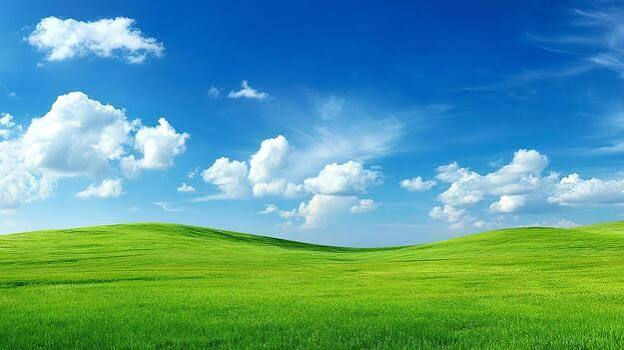
#> input picture FCV/lab_1/image.jpg, 624 x 350 px, found by its file name
$ python q6.py
#> lines starting #> are read from the running program, lines starting #| are printed output that depends on the picture
import cv2 as cv
# write a simple programme to rotate an image
image = cv.imread(r"D:\aiml_b\lab_1\image.jpg")
#> image is the input picture: shape (350, 624, 3); mean B, G, R 148.6, 155.9, 86.9
grey = cv.cvtColor(image,cv.COLOR_BGR2GRAY)
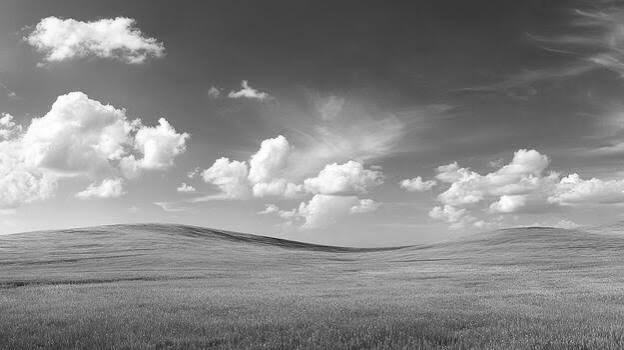
#> grey: shape (350, 624); min 29, max 255, mean 134.4
cv.imshow('display',cv.rotate(grey,cv.ROTATE_90_CLOCKWISE))
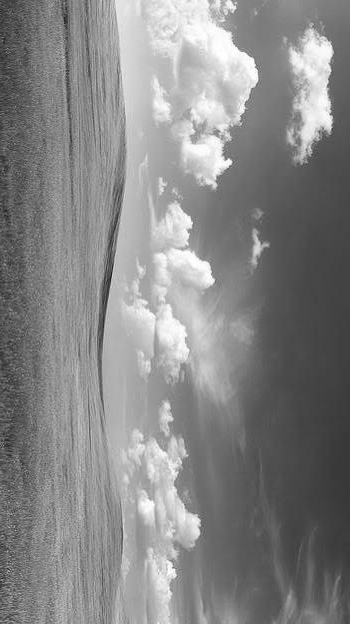
#> window 'display': shape (624, 350); min 29, max 255, mean 134.4
cv.waitKey(0)
cv.destroyAllWindows()

$ run again, with FCV/lab_1/rectangle.png saved as FCV/lab_1/image.jpg
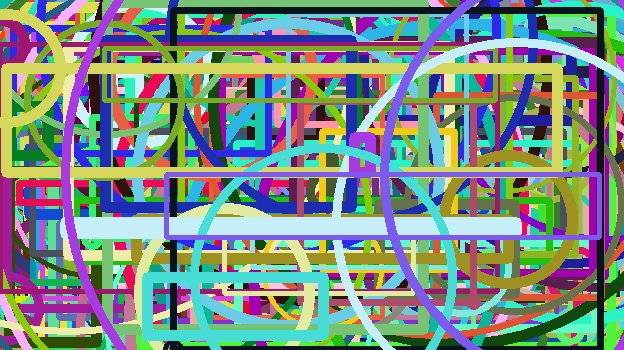
#> input picture FCV/lab_1/rectangle.png, 624 x 350 px, found by its file name
#> image is the input picture: shape (350, 624, 3); mean B, G, R 132.1, 140.4, 123.9
#> `grey = cv.cvtColor(image,cv.COLOR_BGR2GRAY)`:
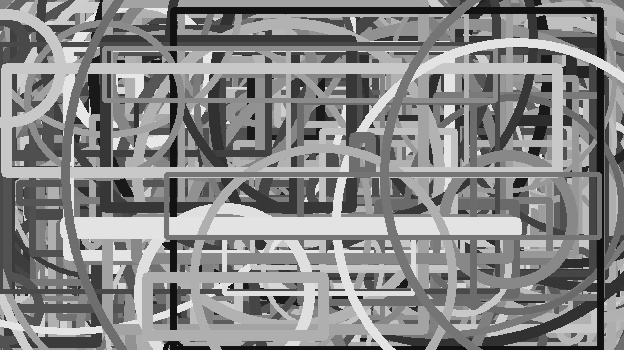
#> grey: shape (350, 624); min 10, max 240, mean 134.5
#> `cv.imshow('display',cv.rotate(grey,cv.ROTATE_90_CLOCKWISE))`:
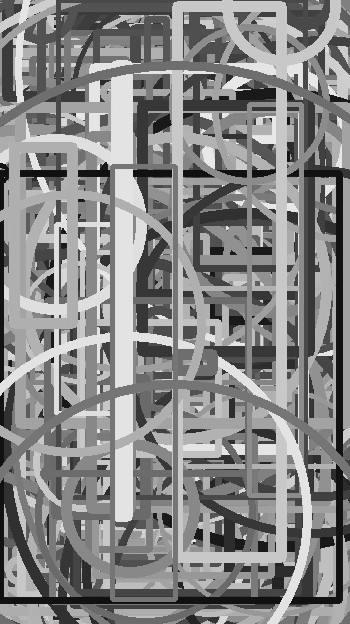
#> window 'display': shape (624, 350); min 10, max 240, mean 134.5
